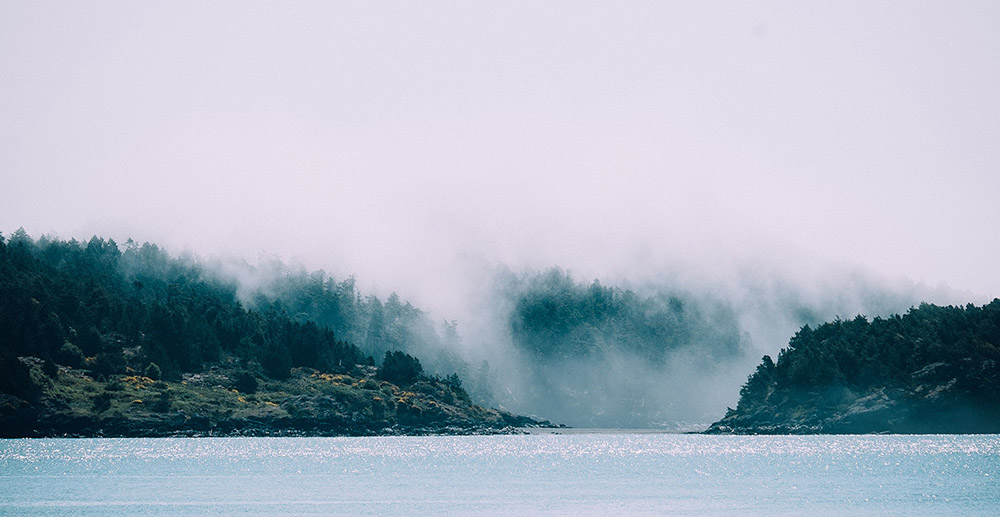
#> input picture src/assets/img/bg1.jpg, 1000 x 517 px
$ python convertImage.py ../assets/img/bg1.jpg ../assets/img/bg2.jpg
#> lines starting #> are read from the running program, lines starting #| are printed output that depends on the picture; after the words box and inside, x2 and y2 are one past the last pixel; in counts of white or black regions, pixels touching at a corner belong together
import sys
from PIL import Image

fileName = sys.argv[1]
convFileName = sys.argv[2]
img = Image.open(fileName)
#> img is the input picture: PIL image 1000x517 RGB; mean R, G, B 164.5, 175.2, 188.9

sr, sc = img.size
#> sr = 1000; sc = 517
px = img.load()
for cr in range(sr):
    for cc in range(sc):
        r, g, b = px[cr,cc]
        if r > 140 and g > 140:
            px[cr,cc] = (0, 0, 0)
        else:
            px[cr,cc] = (255, 255, 255)

img.save(convFileName)
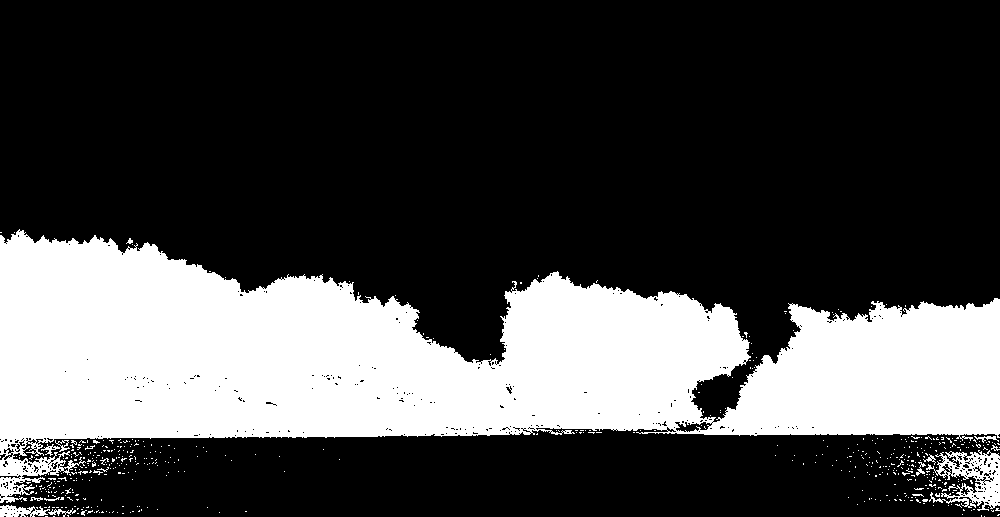
#> saved as bg2.jpg: PIL image 1000x517 RGB; 28.2% white; 529 white regions (513 under 20 px), largest, box (x1, y1, x2, y2) and area: (0, 229, 1000, 503) 141479, (926, 450, 1000, 511) 2122, (0, 505, 50, 517) 375
exit(0)
#> (the program exits here)

$ run again, on src/assets/img/bg3.jpg
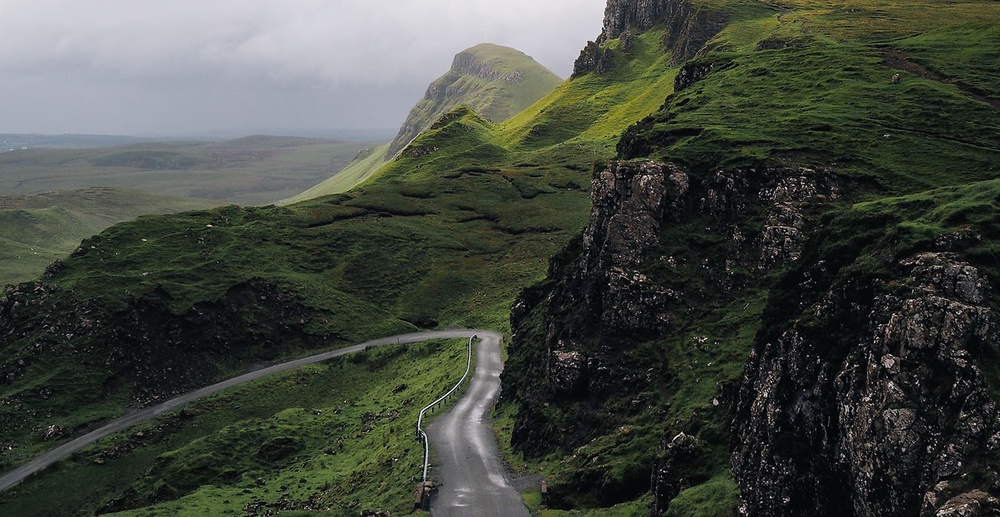
#> input picture src/assets/img/bg3.jpg, 1000 x 517 px, shrunk from 1450 x 750 before the run
#> img is the input picture: PIL image 1000x517 RGB; mean R, G, B 67.3, 72, 64.2
#> `img.save(convFileName)`:
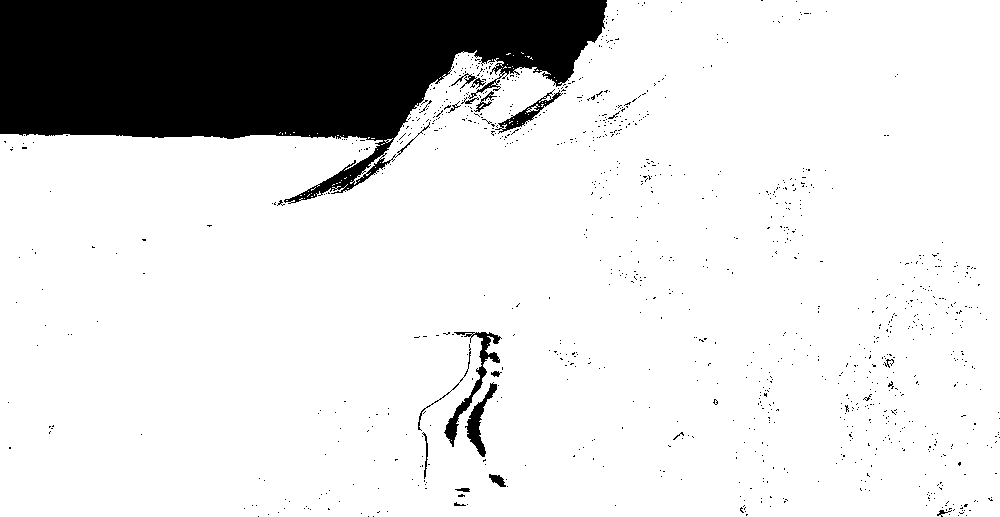
#> saved as bg3.jpg: PIL image 1000x517 RGB; 85.3% white; 1042 black regions (1022 under 20 px), largest, box (x1, y1, x2, y2) and area: (0, 0, 607, 204) 70769, (444, 332, 502, 447) 1046, (465, 382, 497, 457) 696
